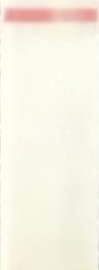
#> input picture LFAIMAGES/image1neg.jpeg, 99 x 270 px, found by its file name
$ python main.py
#> lines starting #> are read from the running program, lines starting #| are printed output that depends on the picture
### lfa/base.py
# lfa/base.py
import cv2


class SimpleLFAAnalyzer:
    """
    LFA Analyzer using the rowwise pipeline.

    Pipeline:
        preprocess() -> subtract_background() -> rowwise_binarize_corrected() -> classify_two_band_top_bottom()

    All heavy processing lives in image_processing.py.
    Analysis pipeline lives in analysis.py.
    Visualization lives in viz.py.
    """

    def __init__(self, image_path):
#> called with image_path = 'LFAIMAGES/image1neg.jpeg'
        self.image_path = image_path
        self.original_image = cv2.imread(str(image_path))
#> self.original_image is the input picture: shape (270, 99, 3); mean B, G, R 227.9, 243.3, 247.8
        if self.original_image is None:
            raise ValueError(f"Could not load image from {image_path}")

        # Set by preprocess()
        self.gray_image = None
        self.inverted_image = None

        # Set by subtract_background()
        self.background_image = None
        self.corrected_image = None

        # Set by rowwise_binarize_corrected()
        self.binary_mask = None
        self._rowwise_debug = None

        # Not used by rowwise but kept for viz compat
        self.otsu_threshold = None

    # [4 lines left out: function analyze, not called in this run]

    def visualize(self, *args, **kwargs):
        """Delegates to lfa/viz.py"""
        from .visualization import visualize_summary
        return visualize_summary(self, *args, **kwargs)

### lfa/image_processing.py
# lfa/image_processing.py
import numpy as np
import cv2


# =============================================================================
# PREPROCESS (moved from class.preprocess)
# =============================================================================
def preprocess(an):
    """Convert to grayscale and invert (so pink lines have HIGH values)"""
    # Grayscale
    an.gray_image = cv2.cvtColor(an.original_image, cv2.COLOR_BGR2GRAY)
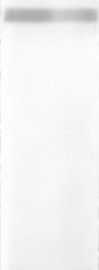
#> an.gray_image: shape (270, 99); min 174, max 254, mean 242.9

    # Invert: pink lines are darker than white background
    # After inversion: pink lines will be BRIGHT
    an.inverted_image = 255 - an.gray_image
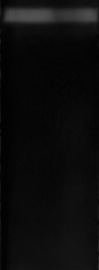
#> an.inverted_image: shape (270, 99); min 1, max 81, mean 12.1

    return an.inverted_image


# =============================================================================
# BACKGROUND SUBTRACTION (moved from class.subtract_background)
# =============================================================================
def subtract_background(an, method="morph", ksize=51, normalize=False, denoise=False):
    """
    Background subtraction on the inverted image.

    Parameters
    ----------
    method : str
        "morph" = morphological opening (recommended)
        "blur"  = large Gaussian blur background estimate
    ksize : int
        Kernel size for background estimation (odd is best).
        Larger = more aggressive background removal.

    Returns
    -------
    corrected : np.ndarray (uint8)
        Background-subtracted version of inverted image.
    """

    if an.inverted_image is None:
        raise ValueError("Run preprocess() first.")

    img = an.inverted_image.astype(np.uint8)

    if method == "tophat":
        # BETTER KERNEL FOR HORIZONTAL LINES
        kernel = cv2.getStructuringElement(
            cv2.MORPH_RECT,
            # (ksize * 3, ksize)   # wide horizontally
            (max(3, int(ksize * 3)), max(3, int(ksize)))
        )

        # Use white top-hat instead of manual subtract
        corrected = cv2.morphologyEx(img, cv2.MORPH_TOPHAT, kernel)

        # If you still want background saved:
        background = cv2.morphologyEx(img, cv2.MORPH_OPEN, kernel)

    elif method == "morph":
        # Large kernel removes thin bright lines, keeps smooth background
        kernel = cv2.getStructuringElement(cv2.MORPH_ELLIPSE, (ksize, ksize))
        background = cv2.morphologyEx(img, cv2.MORPH_OPEN, kernel)
        corrected = cv2.subtract(img, background)  # clips at 0 automatically for uint8

    elif method == "morph_ellips_mod":
        kh = ksize                  # height
        kw = int(ksize * 1.3)       # width multiplier (3–10 is typical)

        kernel = cv2.getStructuringElement(cv2.MORPH_ELLIPSE, (kw, kh))
        background = cv2.morphologyEx(img, cv2.MORPH_OPEN, kernel)
        corrected = cv2.subtract(img, background)

    elif method == "morph_rect":
        # Horizontal-aware opening kernel
        kh = ksize        # height
        kw = ksize * 5    # width (tune 3–10×)
        kernel = cv2.getStructuringElement(cv2.MORPH_RECT, (kw, kh))

        background = cv2.morphologyEx(img, cv2.MORPH_OPEN, kernel)
        corrected = cv2.subtract(img, background)

    elif method == "blur":
        # Smooth illumination background estimate
        if ksize % 2 == 0:
            ksize += 1  # GaussianBlur prefers odd
        background = cv2.GaussianBlur(img, (ksize, ksize), 0)
        corrected = cv2.subtract(img, background)  # clips at 0 automatically for uint8

    else:
        raise ValueError("method must be 'morph' or 'blur' or 'tophat'")

    # Post-processing AFTER corrected is finalized
    if normalize:
        corrected = cv2.normalize(corrected, None, 0, 255, cv2.NORM_MINMAX)

    if denoise:
        corrected = cv2.medianBlur(corrected, 3)

    an.background_image = background
    an.corrected_image = corrected.astype(np.uint8)
    return an.corrected_image


# =============================================================================
# OTSU BINARIZATION (moved from class.otsu_binarize_corrected)
# =============================================================================
# [47 lines left out: function otsu_binarize_corrected, not called in this run]


# =============================================================================
# ROWWISE THRESHOLDING (moved from class.* rowwise helpers)
# =============================================================================
def _median_filter_1d(x, ksize):
    """
    1D median filter with reflect padding.
    x: (H,) float array
    ksize: odd int >= 3
    """
    k = int(ksize)
    if k < 3:
        k = 3
    if k % 2 == 0:
        k += 1

    pad = k // 2
    xp = np.pad(x, pad_width=pad, mode="reflect")
    # sliding window view -> median over last axis
    w = np.lib.stride_tricks.sliding_window_view(xp, window_shape=k)
    return np.median(w, axis=1)


def _keep_true_runs(hits, min_run=3):
    """
    Keep only contiguous True runs of length >= min_run.
    hits: (H,) bool
    """
    hits = hits.astype(bool)
    out = np.zeros_like(hits, dtype=bool)
    h = len(hits)

    i = 0
    while i < h:
        if not hits[i]:
            i += 1
            continue
        j = i
        while j < h and hits[j]:
            j += 1
        if (j - i) >= min_run:
            out[i:j] = True
        i = j
    return out


# [28 lines left out: function _prune_weak_runs, not called in this run]

def _expand_rows(hits, radius=2):
    """
    Expand True rows by +/- radius using 1D dilation.
    """
    hits = hits.astype(np.uint8)
    k = 2 * int(radius) + 1
    kernel = np.ones(k, dtype=np.uint8)
    expanded = np.convolve(hits, kernel, mode="same") > 0
    return expanded


def _runs_from_hits(hits: np.ndarray):
    """
    Convert boolean hits (H,) into list of (start, end) inclusive indices for True-runs.
    ex. [False, True, True, True, False, False, True, True, False, ...] -> [(1, 3), (6, 7)] (continuous true intervals)
    """
    hits = hits.astype(bool)
    runs = []
    h = len(hits)
    i = 0
    while i < h:
        if not hits[i]:
            i += 1
            continue
        j = i
        while j < h and hits[j]:
            j += 1
        # run is i .. (j-1)
        runs.append((i, j - 1))
        i = j
    return runs


# [34 lines of commented-out code are left out]

def keep_best_run_per_half(hits, resid, mid, score_mode="auc", edge_margin_rows=10):
    """
    Select the best run in the top half and the best run in the bottom half.

    We prefer runs that do NOT touch the top/bottom edges (within
    `edge_margin_rows`), but if a half only has edge runs, we still keep
    the best one there so we don't drop the band entirely.
    """
    runs = _runs_from_hits(hits) #converts hits, an array of booleans for each row, to an array with intervals of True
    if not runs:
        return hits

    H = len(hits)

    # Scoring function: AUC accounts for band width; peak is only highest score mattering
    def score_run(s, e):
        r = resid[s:e+1]
        if score_mode == "auc":
            return float(np.sum(np.maximum(r, 0.0)))
        elif score_mode == "peak":
            return float(np.max(r))
        else:
            raise ValueError("score_mode must be 'auc' or 'peak'")

    def is_edge_run(s, e):
        """True if the run touches top or bottom ~edge_margin_rows pixels."""
        # touches rows 0..edge_margin_rows-1
        if s <= edge_margin_rows - 1:
            return True
        # touches rows H-edge_margin_rows .. H-1
        if e >= H - edge_margin_rows:
            return True
        return False

    # split runs into top / bottom halves
    top_runs = []
    bot_runs = []
    for (s, e) in runs:
        center = 0.5 * (s + e) # center row
        if center < mid:
            top_runs.append((s, e))
        else:
            bot_runs.append((s, e))

    kept = np.zeros_like(hits, dtype=bool)

    def select_best(runs_half):
        """
        Given runs in one half:
          1) pick best non-edge run (by score),
          2) if none exist, pick best *edge* run instead.
        """
        if not runs_half:
            return None

        # score all runs
        scored = [(score_run(s, e), s, e) for (s, e) in runs_half]
        scored.sort(reverse=True, key=lambda t: t[0])  # high score first

        # only keep non-edge runs; ignore edge-only halves
        for score, s, e in scored:
            if not is_edge_run(s, e):
                return (s, e)

        # all runs in this half are edge runs -> treat as "no band"
        return None

        # THIS VERSION WILL CHECK IF EDGE, AND IF SO, KEEP THE HIGHEST AUC NON-EDGE BAND
        # # 1) Prefer non-edge runs
        # for score, s, e in scored:
        #     if not is_edge_run(s, e):
        #         return (s, e)

        # # 2) All runs here are edge runs → keep the best one
        # _, s_best, e_best = scored[0]
        # return (s_best, e_best)

    # keep strongest run in top half
    best_top = select_best(top_runs)
    if best_top is not None:
        s, e = best_top
        kept[s:e+1] = True

    # keep strongest run in bottom half
    best_bot = select_best(bot_runs)
    if best_bot is not None:
        s, e = best_bot
        kept[s:e+1] = True


    return kept


def detect_band_rows(
    img,
    stat="mean",
    smooth_ksize=51,
    exclude_center_frac_OLD=0.0, # remove this feature cuz it's wrong
    k=4.0,
):
    """
    Build a per-row adaptive threshold from row statistics.

    Idea:
    row_score[i]   = mean/median intensity of row i
    baseline[i]    = smoothed(row_score)  (captures slow drift / illumination gradient)
    resid[i]       = row_score[i] - baseline[i]
    sigma          = robust scale estimate from resid in "background rows"
    T_row[i]       = baseline[i] + k*sigma

    Returns
    -------
    row_score : (H,) float
    baseline  : (H,) float
    T_row     : (H,) float
    row_hits  : (H,) bool   (rows whose score exceeds their threshold)
    peak_row  : int
    sigma     : float
    """
    img = img.astype(np.float64)

    # Row statistic -> get a 1D intensity signal from 2D image, a single value for each row of the image -> vertical intensity profile
    if stat == "mean":
        row_score = np.mean(img, axis=1)
    elif stat == "median":
        row_score = np.median(img, axis=1)
    else:
        raise ValueError("stat must be 'mean' or 'median'")

    h = row_score.shape[0] # number of rows

    # Smooth row_score to get a drift baseline -> large-window median filter on row signal, removing narrow peaks but keeps slow trends, smooths out row_score
    baseline = _median_filter_1d(row_score, smooth_ksize)

    # print(list(baseline))

    # Robust sigma from residuals on "background rows" -> bands have positive residuals, normalizing. Isolate extra brightness beyond background
    resid = row_score - baseline

    # # Exclude center rows from noise estimation -> but this does it at the center... which might be wrong?
    center = h // 2
    band = int(exclude_center_frac_OLD * h)
    mask_rows = np.ones(h, dtype=bool)
    mask_rows[max(0, center - band // 2):min(h, center + band // 2)] = False

    # estimate noise level, using MAD (robust to outliers). sigma is the "noise floor scale" in row-score units
    bg_resid = resid[mask_rows]
    med = np.median(bg_resid)
    mad = np.median(np.abs(bg_resid - med)) + 1e-6
    sigma = 1.4826 * mad # estimate SD from MAD if noise is roughly normal

    # Per-row threshold -> threshold for each row -> z-score test
    T_row = baseline + float(k) * float(sigma) # create threshold for each row -> band is a line row if > baseline + (k * sigma brighter than expected)
    # print(list(T_row))
    row_hits = row_score > T_row # apply threshold
    # print(f"ROW HITS: {np.sum(row_hits)}")
    peak_row = int(np.argmax(row_score)) # find the single strongest row peak

    return row_score, baseline, T_row, row_hits, peak_row, float(sigma)


def rowwise_binarize_corrected(
    an,
    stat="mean",
    smooth_ksize=51,
    exclude_center_frac=0.20, # optimized for 0.2
    k=4.0,
    min_run=3,              # minimum consecutive rows to keep as a band
    expand=2,               # expand hits by +/- expand rows (thicken band)
    invert_mask=False,
    keep_top_bands=2,          # keep only top 2 brighest continguous peaks
    band_score_mode="auc",     # "auc" or "peak"
    min_peak_sigma=2.0,
):
    """
    ROW-WISE thresholding: each row is either ON (255 across entire width) or OFF.

    mask[i, :] = 255 if row_score[i] > T_row[i], else 0

    Extra cleanup:
    - keep only runs of True rows with length >= min_run
    - expand bands vertically by +/- expand rows
    """
    if an.corrected_image is None:
        raise ValueError("Run preprocess() and subtract_background() first.")

    img = an.corrected_image.astype(np.float32)

    row_score, baseline, T_row, row_hits, peak_row, sigma = detect_band_rows(
        img,
        stat=stat,
        smooth_ksize=smooth_ksize,
        # exclude_center_frac_OLD=exclude_center_frac, #not using this feature!
        k=k,
    )
    resid = row_score - baseline

    # forbid any hits in the center fraction of rows (ignore center 10% as signal)
    if exclude_center_frac and exclude_center_frac > 0.0:
        H = row_hits.shape[0]
        band = int(exclude_center_frac * H)
        if band > 0:
            center = H // 2
            c0 = max(0, center - band // 2)
            c1 = min(H, center + band // 2)
            row_hits[c0:c1] = False   # center band cannot be "on"

    # --- keep only long-enough contiguous runs (remove isolated hit rows) ---
    hits = row_hits.copy()
    if min_run and min_run > 1:
        hits = _keep_true_runs(hits, min_run=min_run)

     # drop weak runs whose peak residual is too small ---
    if min_peak_sigma is not None and min_peak_sigma > 0 and sigma > 0:
        hits = _prune_weak_runs(hits, resid, sigma, min_peak_sigma=min_peak_sigma)

    # --- keep only top-N bands (top peaks) --- -> THIS IS BETTER
    if keep_top_bands is not None and keep_top_bands > 0:
        # hits = _keep_top_k_runs(hits, resid, k_runs=int(keep_top_bands), score_mode=band_score_mode)

        # NEW:
        H = len(hits)
        mid = H // 2

        # keep strongest run in top + strongest run in bottom
        hits = keep_best_run_per_half(hits, resid, mid, score_mode=band_score_mode)

    # --- expand vertically (optional) ---
    if expand and expand > 0:
        hits = _expand_rows(hits, radius=expand)

    # NEW: disallow any hits in the top/bottom edge_margin_rows
    edge_margin_rows = 5
    hits[:edge_margin_rows] = False
    hits[-edge_margin_rows:] = False

    # --- build ROW-WISE mask (entire row on/off) ---
    mask = (hits[:, None].astype(np.uint8) * 255)
    mask = np.repeat(mask, an.corrected_image.shape[1], axis=1)

    if invert_mask:
        mask = cv2.bitwise_not(mask)

    an.binary_mask = mask
    an.otsu_threshold = None
    an._rowwise_debug = {
        "row_score": row_score,
        "baseline": baseline,
        "T_row": T_row,
        "row_hits": row_hits,
        "row_hits_clean": hits,
        "peak_row": peak_row,
        "sigma": sigma,
        "stat": stat,
        "smooth_ksize": smooth_ksize,
        "k": k,
        "min_run": min_run,
        "expand": expand,
        "keep_top_bands": keep_top_bands,
        "band_score_mode": band_score_mode,
    }
    return T_row, mask


### CLASSIFICATION

def classify_two_band_top_bottom(an, min_bands=1, max_bands=2, edge_margin_rows=5):
    """
    Classification based on detected rowwise True runs (bands):
      - POSITIVE: exactly 2 bands total: one in top half, one in bottom half
      - NEGATIVE: exactly 1 band total and it is in top half (control-only)
      - INVALID:
            * anything else (e.g., only bottom band, >2 bands, etc.), or
            * ANY band touches the top/bottom edge rows (within edge_margin_rows)
    """
    if not hasattr(an, "_rowwise_debug"):
        return {"status": "INVALID", "reason": "No rowwise debug info. Run rowwise_binarize_corrected() first."}

    hits = an._rowwise_debug["row_hits_clean"]
    runs = _runs_from_hits(hits)

    H = len(hits)
    mid = H // 2

    def run_center(run):
        s, e = run
        return 0.5 * (s + e)

    # [10 lines left out: function is_edge_run, not called in this run]

    # invalidate if any band is on the edge
    if any(is_edge_run(r) for r in runs):
        return {
            "status": "INVALID",
            "runs": runs,
            "top_runs": [],
            "bottom_runs": [],
            "mid_row": mid,
            "num_bands": len(runs),
            "reason": f"Band touches top/bottom {edge_margin_rows} rows.",
        }


    top_runs = [r for r in runs if run_center(r) < mid]
    bot_runs = [r for r in runs if run_center(r) >= mid]

    # core logic
    if len(runs) == 2 and len(top_runs) == 1 and len(bot_runs) == 1:
        status = "POSITIVE"
        reason = None
    elif len(runs) == 1 and len(top_runs) == 1 and len(bot_runs) == 0:
        status = "NEGATIVE"
        reason = None
    else:
        status = "INVALID"
        reason = "Band pattern not 1-top or 1-top+1-bottom."

    # always compute control-line intensity if we have a top run ---
    ctrl_metrics = {}
    if top_runs and an.original_image is not None:
        # Use the first (and for NEGATIVE, only) top run as control band
        ctrl_run = top_runs[0]

        gray = cv2.cvtColor(an.original_image, cv2.COLOR_BGR2GRAY).astype(np.float32)
        bg = float(np.percentile(gray, 90))  # bright background estimate

        ctrl_mean = band_mean_intensity_on_original(an, ctrl_run)
        ctrl_signal = max(bg - ctrl_mean, 1e-6)

        ctrl_metrics = {
            "background_gray_p90": bg,
            "control_mean": ctrl_mean,
            "control_signal": ctrl_signal,
        }

    out = {
        "status": status,
        "runs": runs,
        "top_runs": top_runs,
        "bottom_runs": bot_runs,
        "mid_row": mid,
        "num_bands": len(runs),
        "reason": reason,
    }
    out.update(ctrl_metrics)
    return out

# [338 lines left out: functions band_mean_intensity_on_original, make_band_sampling_mask, compute_relative_intensity_from_runs, estimate_negative_test_run, compute_negative_relative_intensity, classify_one_band_top_only and 1 more, not called in this run]


def auto_crop_remove_bright_edges(
    an,
    bright_delta=30,      # how much brighter than center to consider "too bright"
    center_frac=0.3,      # fraction of width/height used for center region
    tol_frac=0.01,        # fraction of pixels on an edge that must be too bright to crop
    min_size=20           # minimum allowed height/width
):
    """
    Remove bright artifacts touching image edges *after inversion*.

    Logic:
      - Work on an.inverted_image (bright bands, bright artifacts).
      - Compute a "center brightness" from a central window.
      - If any edge row/column has a fraction `tol_frac` of pixels that are
        > center_brightness + bright_delta, trim ONE row/column from that side.
      - Repeat until no edges are too bright or we hit min_size.

    Crops:
      - original_image
      - inverted_image
      - gray_image, corrected_image, background_image, binary_mask
        (if present and matching the same shape)
    """
#> called with bright_delta = 80, center_frac = 0.9, tol_frac = 0.25, min_size = 40
    if an.inverted_image is None:
        raise ValueError("Run preprocess() first to set an.inverted_image.")

    inv = an.inverted_image
    if inv.ndim != 2:
        raise ValueError("an.inverted_image must be single-channel (grayscale).")

    H, W = inv.shape
    top, bottom = 0, H - 1
    left, right = 0, W - 1

    def current_subimage():
        return inv[top:bottom+1, left:right+1]

    def compute_center_brightness(sub):
        h, w = sub.shape
        ch = max(1, int(center_frac * h))
        cw = max(1, int(center_frac * w))

        r0 = (h - ch) // 2
        c0 = (w - cw) // 2
        r1 = r0 + ch
        c1 = c0 + cw

        center_region = sub[r0:r1, c0:c1]
        return float(np.median(center_region))

    def edge_too_bright(sub, center_val):
        h, w = sub.shape
        thr = center_val + bright_delta

        # Fraction of "too bright" pixels in each edge row/column
        top_frac = np.mean(sub[0, :] > thr)
        bot_frac = np.mean(sub[h-1, :] > thr)
        left_frac = np.mean(sub[:, 0] > thr)
        right_frac = np.mean(sub[:, w-1] > thr)

        return {
            "top": top_frac >= tol_frac,
            "bottom": bot_frac >= tol_frac,
            "left": left_frac >= tol_frac,
            "right": right_frac >= tol_frac,
        }

    changed = True
    while changed:
        changed = False

        # Safety: stop if we're about to go below min size
        h_cur = bottom - top + 1
        w_cur = right - left + 1
        if h_cur <= min_size or w_cur <= min_size:
            break

        sub = current_subimage()
        center_val = compute_center_brightness(sub)
        flags = edge_too_bright(sub, center_val)

        # Try to crop at most one row/col per edge per iteration,
        # respecting min_size.
        if flags["top"] and h_cur > min_size:
            top += 1
            changed = True

        # recompute size after each potential crop
        h_cur = bottom - top + 1
        if flags["bottom"] and h_cur > min_size:
            bottom -= 1
            changed = True

        w_cur = right - left + 1
        if flags["left"] and w_cur > min_size:
            left += 1
            changed = True

        w_cur = right - left + 1
        if flags["right"] and w_cur > min_size:
            right -= 1
            changed = True
#> this loop made 1 pass
#> (center_val, thr in edge_too_bright, top_frac in edge_too_bright, bot_frac in edge_too_bright, left_frac in edge_too_bright, right_frac in edge_too_bright) on pass 1: (8, 88, 0, 0, 0, 0)
#> pass 1, in compute_center_brightness, `center_region = sub[r0:r1, c0:c1]`:
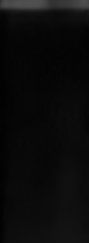
#> center_region: shape (243, 89); min 1, max 81, mean 11.2
#> after the loop, bottom = 269; left = 0; right = 98; top = 0
#> (the rest of the program and of its run is left out)
